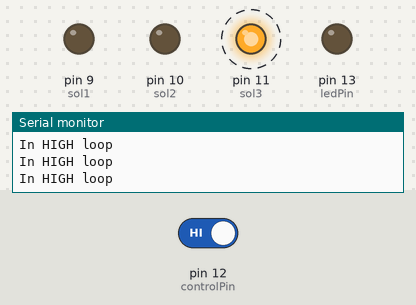
This sketch was run on a simulated Arduino Uno, built with avr-gcc and run on an emulated ATmega328P. Parts: output pins drawn as LEDs (lit = HIGH), the last lines printed to the serial monitor. Dashed ring = blinking. The inputs (shaded band) are chosen by the test bench; at power-on: pin 12 (controlPin) HIGH.

Above: at 4.2 s.
4.3 s: pin 12 (controlPin) driven LOW
At 5.7 s:
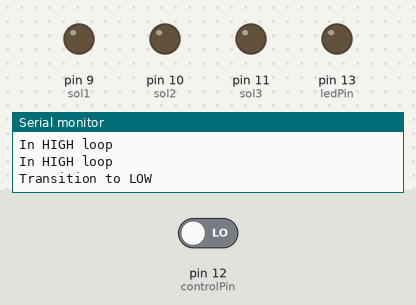
6.0 s: pin 12 (controlPin) driven HIGH
At 7.0 s:
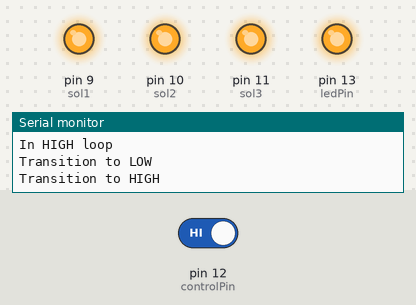
At 7.6 s:
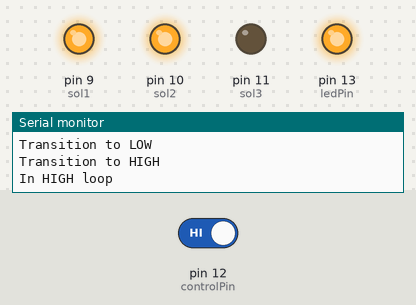
Timing chart, 0 to 15.0 s (numbered marks = the images above; inputs shaded):
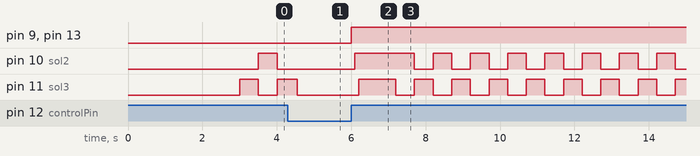

The sketch:

AirPuff-V1_0_0.ino
```cpp
/*
09/09/2019   rjw  original shell
09/10/2019   rjw  turn pump off before air solenoid(s) close to ensure air purge
 */

// add pump before solenoid end
// add max timer to limit the total time animal gets air


const int ledPin     = 13;    // onboard LED
const int controlPin = 12;    // control pin to pump control Arduino
const int sol1       =  9;    // solenoid 1
const int sol2       = 10;    // solenoid 2
const int sol3       = 11;    // solenoid 3
int reading;
int lastreading;
unsigned long lastTime = millis();
unsigned long runTime  = millis();
int number            = 0;
bool disableSolenoids = false;

void setup() {

  pinMode(controlPin, INPUT);
  pinMode(sol1, OUTPUT); digitalWrite(sol1, LOW);
  pinMode(sol2, OUTPUT); digitalWrite(sol1, LOW);
  pinMode(sol3, OUTPUT); digitalWrite(sol1, LOW);
  pinMode(ledPin, OUTPUT); digitalWrite(LED_BUILTIN, LOW);
  reading     = digitalRead(controlPin);
  lastreading = reading;

  Serial.begin(9600);             // serial comms
  delay(3000);                    // wait to start
  Serial.println("test test test test . . . . . SLAVE ");
  Serial.print("ControlPin IS D"); Serial.println(controlPin);


} // of setup

void loop() {

  // read the signal from the master MCU
  reading = digitalRead(controlPin);


  // code below runs once when controlPin changes state ************************************************************************
  if (reading != lastreading) {
    lastreading = reading;
    // turn everything on or off based on control input from master MCU

    if ((reading == LOW)) {
      Serial.println("Transition to LOW");
      disableSolenoids = false;
      digitalWrite(ledPin, LOW);
      digitalWrite(  sol1, LOW); delay(250);
      digitalWrite(  sol2, LOW);
      digitalWrite(  sol3, LOW);
    }

    if (reading == HIGH) {
    Serial.println("Transition to HIGH");
    lastTime = millis();
    runTime  = millis();
    disableSolenoids = false;
    digitalWrite(ledPin, HIGH);
    digitalWrite(  sol1, HIGH); delay(100);  // delay next solenoid to reduce surge current
    digitalWrite(  sol2, HIGH); delay(100);  // delay nex solenoid to reduce surge current
    digitalWrite(  sol3, HIGH); delay(1000); // initial delay before alternatine solenoids

     }
  }
  // code above runs once when controlPin changes state ************************************************************************

  // check if system has been blowing air for more than 12 seconds
  if ((millis() - runTime) > 12000) {
    disableSolenoids = true;
  }

  // if longer than some interval into air cycle
  // alternate sides (500 msec)
  // this code override turning on all the solenoids on above
  // if runTime longer than some setting (12000 msec) turn off
    if ((lastreading == HIGH) && ((millis() - lastTime) > 500) && !(disableSolenoids)) {
    Serial.println("In HIGH loop");  // nothing yet
    lastTime = millis();
    number++;
    if(number % 2 == 0) {
     digitalWrite(sol2, HIGH);
     digitalWrite(sol3, LOW );
    } else {
     digitalWrite(sol2, LOW);
     digitalWrite(sol3, HIGH);
    }
  }
  if ((disableSolenoids)) {
      digitalWrite(ledPin, LOW);
      digitalWrite(  sol1, LOW); delay(250);
      digitalWrite(  sol2, LOW);
      digitalWrite(  sol3, LOW);
  }

} // of loop
```

Measured:
- after the input at 4.3 s, pin 10 (sol2): stays LOW (without the input it goes to HIGH after 0.21 s)
- after the input at 6.0 s, pin 9 (sol1), pin 13 (ledPin): LOW → HIGH at once; pin 10 (sol2): LOW → HIGH after 0.10 s, then repeats every 1.0 s: LOW 0.50 s, HIGH 0.50 s; pin 11 (sol3): LOW → HIGH after 0.20 s, then repeats every 1.0 s: LOW 0.50 s, HIGH 0.50 s
